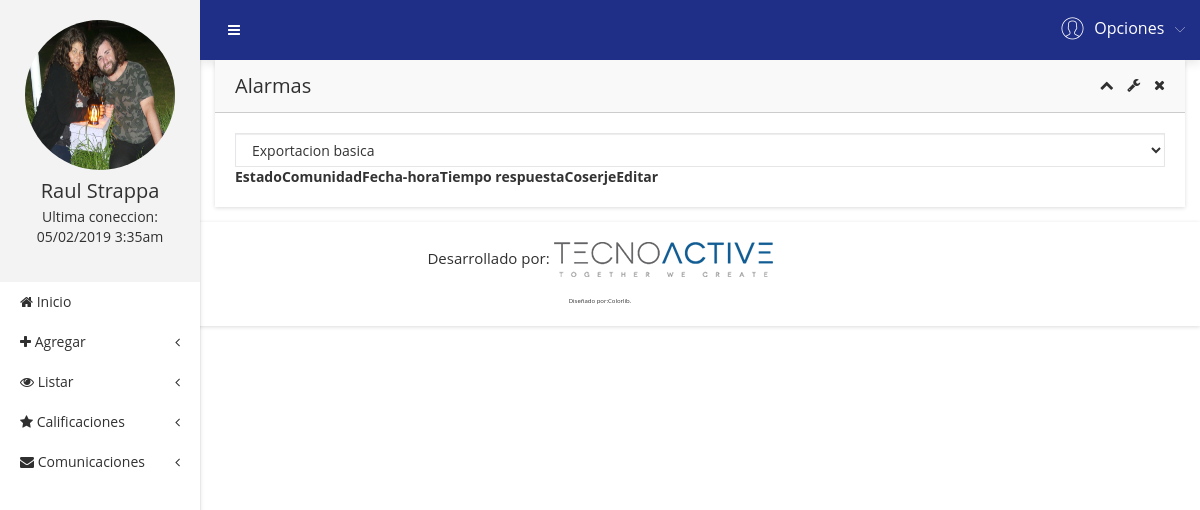
Page /?c=Usuario&a=Alarmas (signed in) on the earlier database version.
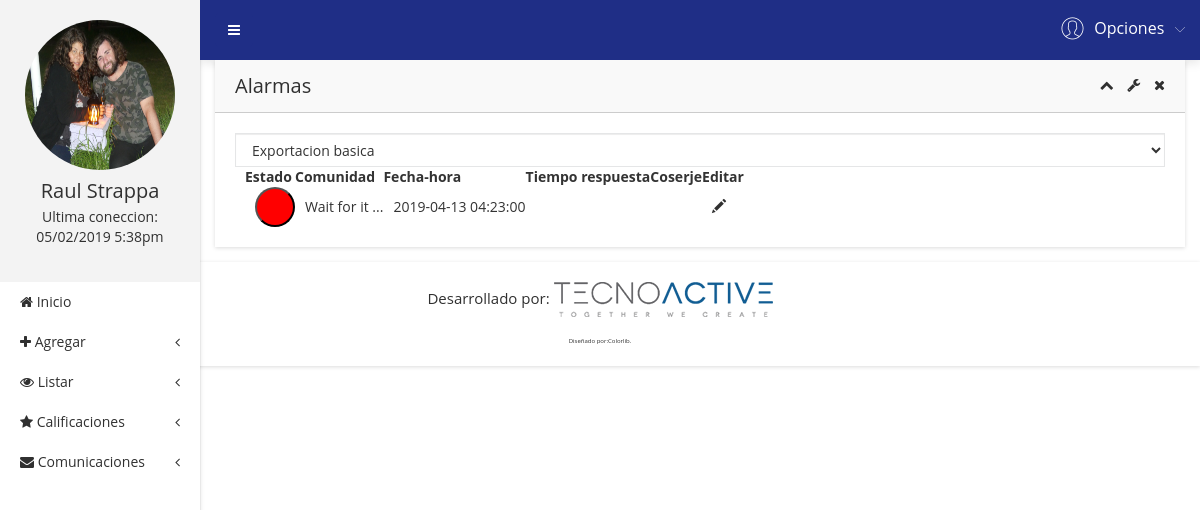
Same page on the later database version.
### tables this page shows
CREATE TABLE alarma (
  idAlarma INT(6) NOT NULL AUTO_INCREMENT,
  idComunidad INT(6) NOT NULL,
  fechaAlarma DATETIME NOT NULL,
  tiempoAlarma INT(6) DEFAULT NULL,
  estadoAlarma INT(6) NOT NULL DEFAULT 0,
  idUsuario INT(6) DEFAULT NULL,
  PRIMARY KEY (idAlarma)
);

CREATE TABLE comunidad (
  idComunidad INT(6) NOT NULL AUTO_INCREMENT,
  idAdmin INT(6) NOT NULL,
  nombreComunidad VARCHAR(30) NOT NULL,
  direccionComunidad VARCHAR(30) NOT NULL,
  idRegion INT(20) NOT NULL,
  idComuna INT(20) NOT NULL,
  PRIMARY KEY (idComunidad)
);

### controller/usuario.controller.php (called while the page is built, shortened)
<?php
require_once 'model/alarma.php';
class UsuarioController
{
    public function Alarmas()
    {
      $a = new Alarma();
      require_once 'view/header.php';
      require_once 'view/listarAlarmas.php';
      require_once 'view/footer.php';
    }
}
 ?>

### model/database.php (called while the page is built, shortened)
<?php
class Database
{
	public static function Conn()
	{
		$conn = new PDO('mysql:host=localhost;dbname=awake','root','',array(PDO::MYSQL_ATTR_INIT_COMMAND=>'SET NAMES \'UTF8\''));
		$conn -> setAttribute(PDO::ATTR_ERRMODE,PDO::ERRMODE_EXCEPTION);
		return $conn;
	}
}
?>

### model/alarma.php (called while the page is built, shortened)
<?php
class Alarma
{
  private $conn;
  public function __CONSTRUCT()
   {
       try
       {
         $this->conn = Database::Conn();
       }
       catch(Exception $e)
       {
         die($e->getMessage());
       }
   }
   public function listar()
   {
      $sql = $this->conn->prepare("SELECT * FROM alarma left join usuario using(idUsuario) join comunidad using(idComunidad)");
      $sql->execute();
      return $sql->fetchAll(PDO::FETCH_OBJ);
   }
}
 ?>

### view/listarAlarmas.php (the view, shortened to what the changed rows need)
        <div class="admin-dashone-data-table-area">
            <div class="container-fluid">
                <div class="row">
                    <div class="col-lg-12">
                        <div class="sparkline8-list shadow-reset">
                            <div class="sparkline8-hd">
                                <div class="main-sparkline8-hd">
                                    <h1>Alarmas</h1>
                                    <div class="sparkline8-outline-icon">
                                        <span class="sparkline8-collapse-link"><i class="fa fa-chevron-up"></i></span>
                                        <span><i class="fa fa-wrench"></i></span>
                                        <span class="sparkline8-collapse-close"><i class="fa fa-times"></i></span>
                                    </div>
                                </div>
                            </div>
                            <div class="sparkline8-graph">
                                <div class="datatable-dashv1-list custom-datatable-overright">
                                    <div id="toolbar">
                                        <select class="form-control">
                                            <option value="">Exportacion basica</option>
                                        </select>
                                    </div>
                                    <table id="table" data-toggle="table" data-pagination="true" data-search="true" data-show-columns="true" data-show-pagination-switch="true" data-show-refresh="true" data-key-events="true" data-show-toggle="true" data-resizable="true" data-cookie="true" data-cookie-id-table="saveId" data-show-export="true" data-click-to-select="true" data-toolbar="#toolbar">
                                        <thead>
                                            <tr>
                                                <th data-field="state" data-checkbox="true"></th>
                                                <th data-field="Estado" data-editable="true">Estado</th>
                                                <th data-field="Comunidad" data-editable="true">Comunidad</th>
                                                <th data-field="Fecha-hora" data-editable="true">Fecha-hora</th>
                                                <th data-field="Tiempo respuesta" data-editable="true">Tiempo respuesta</th>
                                                <th data-field="Conserje" data-editable="true">Coserje</th>
                                                <th data-field="Editar" data-editable="true">Editar</th>
                                            </tr>
                                        </thead>
                                        <tbody>
                                          <?php foreach ($a->listar() as $row): ?>
                                            <tr>
                                              <td></td>
                                              <td><?php if ($row->estadoAlarma==0): ?>
                                                <input type="button" class="estadoDanger"name="" value="">
                                              <?php endif;  if ($row->estadoAlarma==1): ?>
                                                <input type="button" class="estadoSuccess"name="" value="">
                                              <?php endif; ?>
                                            </td>
                                            <td><?php echo $row->nombreComunidad ?></td>
                                            <td><?php echo $row->fechaAlarma ?></td>
                                            <td><?php echo $row->tiempoAlarma ?></td>
                                            <td><?php echo $row->nombre ?></td>
                                            <td class="centrado"><a href="#"<span class="glyphicon glyphicon-pencil"></span></a></td>
                                            </tr>
                                          <?php endforeach; ?>
                                        </tbody>
                                    </table>
                                </div>
                            </div>
                        </div>
                    </div>
                </div>
            </div>
        </div>
    </div>
</div>

### view/header.php (shortened to what the changed rows need)
<!doctype html>
<html class="no-js" lang="en">
<head>
    <link rel="stylesheet" href="assets/css/bootstrap.min.css">
    <link rel="stylesheet" href="assets/css/font-awesome.min.css">
    <link rel="stylesheet" href="assets/css/adminpro-custon-icon.css">
    <link rel="stylesheet" href="assets/css/meanmenu.min.css">
    <link rel="stylesheet" href="assets/css/jquery.mCustomScrollbar.min.css">
    <link rel="stylesheet" href="assets/css/animate.css">
    <link rel="stylesheet" href="assets/css/data-table/bootstrap-table.css">
    <link rel="stylesheet" href="assets/css/data-table/bootstrap-editable.css">
    <link rel="stylesheet" href="assets/css/normalize.css">
    <link rel="stylesheet" href="assets/css/c3.min.css">
    <link rel="stylesheet" href="assets/css/form/all-type-forms.css">
    <link rel="stylesheet" href="assets/css/form.css">
    <link rel="stylesheet" href="assets/style.css">
    <link rel="stylesheet" href="assets/css/responsive.css">
    <link rel="stylesheet" href="assets/css/miCSS.css">
</head>
<body class="materialdesign">
    <div class="wrapper-pro">
        <div class="left-sidebar-pro">
            <nav id="sidebar">
                <div class="sidebar-header">
                    <a href="?c=Usuario&a=MiPerfil"><img src="<?php echo $_SESSION['fotoPerfil'] ?>" alt="" />
                    </a>
                    <h3><?php echo $_SESSION['nombre'] ?></h3>
                    <p>Ultima coneccion: <br> <?php echo $_SESSION['ultimaConexion'] ?></p>
                </div>
                <div class="left-custom-menu-adp-wrap">
                    <ul class="nav navbar-nav left-sidebar-menu-pro">
                        <li class="nav-item">
                            <a href="?c=Usuario&a=Dashboard" role="button" ><i class="fa big-icon fa-home"></i> <span class="mini-dn">Inicio</span> <span class=><i class=""></i></span></a>
                        </li>
                        <li class="nav-item"><a href="#" data-toggle="dropdown" role="button" aria-expanded="false" class="nav-link dropdown-toggle"><i class="fa big-icon fa-plus"></i> <span class="mini-dn">Agregar</span> <span class="indicator-right-menu mini-dn"><i class="fa indicator-mn fa-angle-left"></i></span></a>
                        </li>
                        <li class="nav-item"><a href="#" data-toggle="dropdown" role="button" aria-expanded="false" class="nav-link dropdown-toggle"><i class="fa big-icon fa-eye"></i> <span class="mini-dn">Listar</span> <span class="indicator-right-menu mini-dn"><i class="fa indicator-mn fa-angle-left"></i></span></a>
                        </li>
                        <li class="nav-item"><a href="#" data-toggle="dropdown" role="button" aria-expanded="false" class="nav-link dropdown-toggle"><i class="fa big-icon fa-star"></i> <span class="mini-dn">Calificaciones</span> <span class="indicator-right-menu mini-dn"><i class="fa indicator-mn fa-angle-left"></i></span></a>
                        </li>
                        <li class="nav-item"><a href="#" data-toggle="dropdown" role="button" aria-expanded="false" class="nav-link dropdown-toggle"><i class="fa big-icon fa-envelope"></i> <span class="mini-dn">Comunicaciones</span> <span class="indicator-right-menu mini-dn"><i class="fa indicator-mn fa-angle-left"></i></span></a>
                        </li>
                    </ul>
                </div>
            </nav>
        </div>
        <div class="content-inner-all">
            <div class="header-top-area">
                <div class="fixed-header-top">
                    <div class="container-fluid">
                        <div class="row">
                            <div class="col-lg-1 col-md-6 col-sm-6 col-xs-12">
                                <button type="button" id="sidebarCollapse" class="btn bar-button-pro header-drl-controller-btn btn-info navbar-btn">
                                    <i class="fa fa-bars"></i>
                                </button>
                            </div>
                            <div class="col-lg-5 col-md-5 col-sm-6 col-xs-12">
                                <div class="header-right-info">
                                    <ul class="nav navbar-nav mai-top-nav header-right-menu">
                                        <li class="nav-item">
                                            <a href="#" data-toggle="dropdown" role="button" aria-expanded="false" class="nav-link dropdown-toggle">
                                                <span class="adminpro-icon adminpro-user-rounded header-riht-inf"></span>
                                                <span class="admin-name">Opciones</span>
                                                <span class="author-project-icon adminpro-icon adminpro-down-arrow"></span>
                                            </a>
                                        </li>
                                    </ul>
                                </div>
                            </div>
                        </div>
                    </div>
                </div>
            </div>

Differences in the rows shown:
added alarma: idComunidad.nombreComunidad "Wait for it ...", fechaAlarma "2019-04-13 04:23:00"
Other differences:
$_SESSION['ultimaConexion']: "05/02/2019 3:35am" → "05/02/2019 5:38pm"
